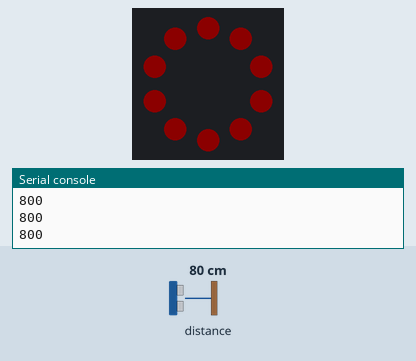
This program was run on a simulated Circuit Playground running CircuitPython. On the bench: the board's ring of 10 RGB LEDs (number 0 left of the top, counting anticlockwise), the last lines printed to the serial console. Inputs (shaded band) come from the test bench; at power-on: distance to the obstacle 80 cm. Dim RGB values are drawn brighter than linear.

Above: at 1.2 s.
1.3 s: distance to the obstacle set to 18 cm
At 2.3 s:
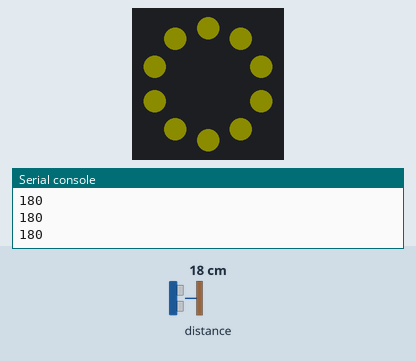
2.8 s: distance to the obstacle set to 35 cm
At 3.5 s:
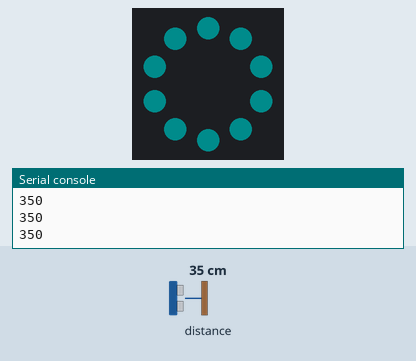
4.3 s: distance to the obstacle set to 2 cm
At 4.7 s:
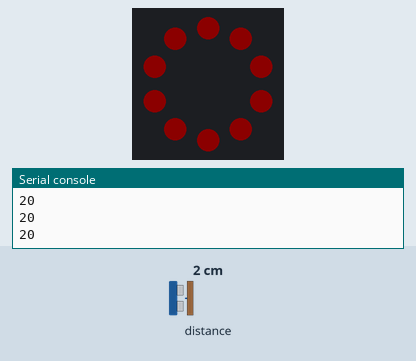
Timing chart, 0 to 7.3 s (numbered marks = the images above; inputs shaded):
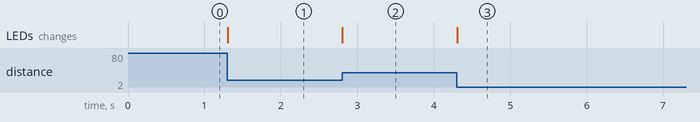

The program:

code.py
```python
import time
import board
import busio
import adafruit_vl53l0x
import simpleio
import neopixel #not enough memory available to load the whole cp library, so we only load the neopixel part of it
import adafruit_fancyled.adafruit_fancyled as fancy

#initialize the neopixels without using the cp library
pixels = neopixel.NeoPixel(board.NEOPIXEL, 10, brightness=.05, auto_write=False)
pixels.fill((0, 0, 0))
pixels.show()

i2c_bus_offboard = busio.I2C( board.SCL, board.SDA )
rangefinder = adafruit_vl53l0x.VL53L0X( i2c_bus_offboard )

color_RGB = (0,0,255)

while True:
    distance_mm = rangefinder.range
    if distance_mm > 1000: #the rangefinder isn't reliable at values greater than around 1000mmm
        distance_mm = 1000 #so rather than have it jump to 8000mm, cap the value at 1000.
    print( distance_mm )

    #set up the ranges for remapping
    distance_mm_minimum = 100
    distance_mm_maximum = 600

    hue_minimum = 0.0
    hue_maximum = 1.0

    hue = simpleio.map_range(distance_mm, distance_mm_minimum, distance_mm_maximum, hue_minimum, hue_maximum)

    #convert hue to RGB
    color_hsv = fancy.CHSV( hue ) #input 0 to 1 for H, S, V :: OK to send only Hue
    color_RGB_normalized = fancy.CRGB( color_hsv )
    color_RGB = fancy.denormalize( color_RGB_normalized )

    pixels.fill( color_RGB )
    pixels.show() #must remember to do pixels.show() when using the neopixel library.
                    #pixels.show() is not needed when using the cp library.
    time.sleep(0.01)
```

Measured:
- after the input at 1.3 s, the LEDs: change at once (image 1)
- after the input at 2.8 s, the LEDs: change at once (image 2)
- after the input at 4.3 s, the LEDs: change at once (image 3)
